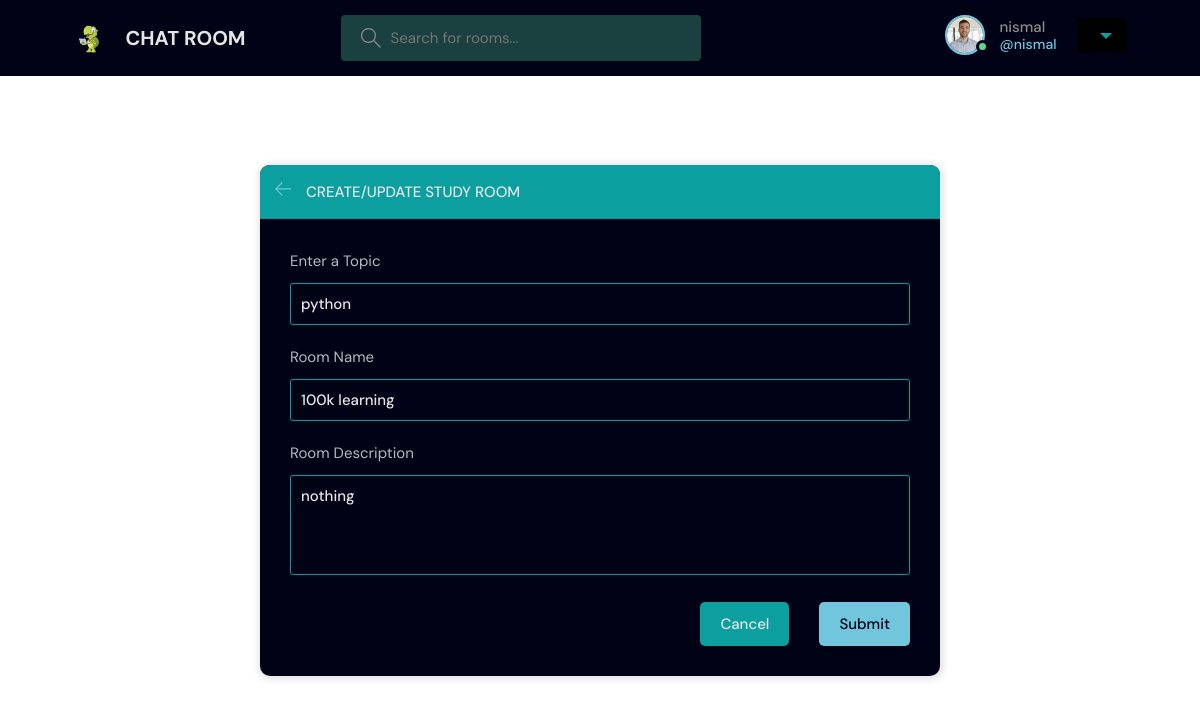
The app's page /updateRoom/1 (signed in) with its own data.
### base/models.py (models this page shows, shortened)
class User(AbstractUser):
    name = models.CharField(max_length=200,null=True)
    email = models.EmailField(unique=True,null=True)
    bio = models.TextField(null=True)
    avatar = models.ImageField(null=True,default='avatar.svg')

class Room(models.Model):
    host = models.ForeignKey(User,on_delete=models.SET_NULL,null=True)
    topic = models.ForeignKey(Topic,on_delete=models.SET_NULL,null=True)
    name = models.CharField(max_length=200)
    description = models.TextField(null=True)
    participants = models.ManyToManyField(User,related_name='participants',blank=True)
    updated = models.DateField(auto_now=True)
    created = models.DateField(auto_now_add=True)
    class Meta:
        ordering =['-updated','-created']

class Topic(models.Model):
    name = models.CharField(max_length=200)

### base/views.py (the view, shortened to what this page needs)
# urls.py: path('updateRoom/<int:pk>', views.updateRoom, name='updateRoom'),
@login_required(login_url='login')
def updateRoom(request, pk):
    room = Room.objects.get(id=pk)
    form = RoomForm(instance=room)
    topic = Topic.objects.all()
    if request.user != room.host:
        return HttpResponse("you are not allowes here !!")
    context = {'form': form,'topic':topic,"room":room}
    return render(request, 'room_form.html', context)

### base/forms.py
class RoomForm(ModelForm):
    class Meta:
        model = Room
        fields ='__all__'
        exclude =['host','participants']

### templates/room_form.html (shortened to what this page needs)
{% extends 'main.html' %}
{% block content %}
<main class="create-room layout">
  <div class="container">
    <div class="layout__box">
      <div class="layout__boxHeader">
        <div class="layout__boxTitle">
          <a href="{{request.META.HTTP_REFERER}}">
            <svg version="1.1" xmlns="http://www.w3.org/2000/svg" width="32" height="32" viewBox="0 0 32 32">
              <title>arrow-left</title>
              <path
                d="M13.723 2.286l-13.723 13.714 13.719 13.714 1.616-1.611-10.96-10.96h27.625v-2.286h-27.625l10.965-10.965-1.616-1.607z">
              </path>
            </svg>
          </a>
          <h3>Create/Update Study Room</h3>
        </div>
      </div>
      <div class="layout__body">
        <form class="form" action="" method="POST">
          <div class="form__group">
            <label for="room_topic">Enter a Topic</label>
            <input required type="text" value="{{room.topic.name}}" name="topic" list="topic-list" />
          </div>
          <div class="form__group">
            <label for="room_name">Room Name</label>
            {{form.name}}
          </div>
          <div class="form__group">
            <label for="room_description">Room Description</label>
            {{form.description}}
          </div>
          <div class="form__action">
            <a class="btn btn--dark" href="{{request.META.HTTP_REFERER}}">Cancel</a>
            <button class="btn btn--main" type="submit">Submit</button>
          </div>
        </form>
      </div>
    </div>
  </div>
</main>
{% endblock content %}

### templates/navbar.html (shortened to what this page needs)
{% load static %}
  <header class="header header--loggedIn">
      <div class="container">
        <a href="{% url 'home' %}" class="header__logo">
          <img src="{% static 'images/logo.png' %}" />
          <h1>CHAT ROOM</h1>
        </a>
        <form class="header__search" method="GET" action="{% url 'home' %}">
          <label>
            <input  name="q" placeholder="Search for rooms..." />
          </label>
        </form>
        <nav class="header__menu">
          {% if request.user.is_authenticated %}
              <div class="header__user">
                  <a href="{% url 'userProfile' request.user.id %}">
                      <div class="avatar avatar--medium active">
                          <img src="{{ user.avatar.url }}" />
                      </div>
                      <p>{{ request.user.username }} <span>@{{ request.user.username }}</span></p>
                  </a>
                  <div class="dropdown">
                    <div class="dropdown-button">
                        <svg class="dropdown-icon" xmlns="http://www.w3.org/2000/svg" width="16" height="16" viewBox="0 0 16 16">
                            <path d="M8 12L2 6h12z"/>
                        </svg>
                    </div>
                </div>
              </div>
          {% else %}
              <a href="{% url 'login' %}">
                  <img src="{% static 'images/avatar.svg' %}" />
                  <p>Login</p>
              </a>
          {% endif %}
      </nav>
  </div>
</header>

### records on screen
User: avatar (picture), user.username "nismal"
Room: topic "python", name "100k learning", description "nothing"
